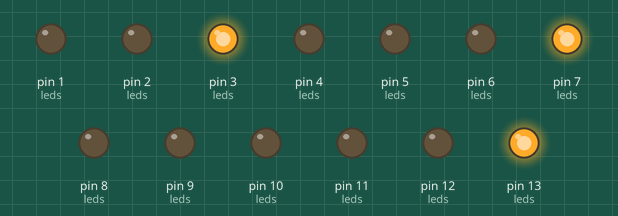
This sketch was run on a simulated Arduino Uno, built with avr-gcc and run on an emulated ATmega328P. Shown: output pins drawn as LEDs (lit = HIGH). The local clock reads 2024-03-15 10:24:30 at power-on unless the sketch sets it.

Above: at 0.1 s.
At 30.2 s:
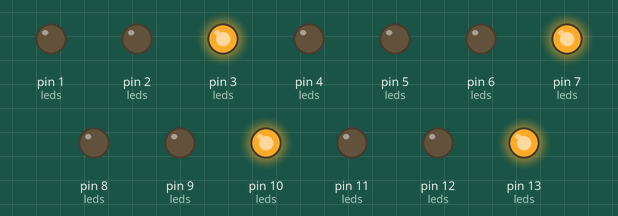
At 90.1 s:
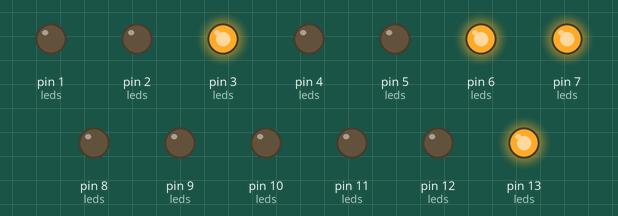
Timing chart, 0 to 91.6 s (numbered marks = the images above):
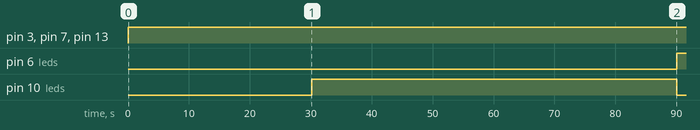

The sketch:

binaryclock_RTC_v1.0.ino
```cpp
#include <DS3231.h>

DS3231  rtc(SDA, SCL);// Init the DS3231 using the hardware interface

Time  t;// Init a Time-data structure

int second=0, minute=0, hour=0; //start the time on 00:00:00
int munit,hunit,minuteTens,hourTens,valm=0,valh=0,ledstats,i;

// LEDS positions matrix
int leds[4][4] = {
 {17,2,17,1},
 {17,5,4,3},
 {9,8,7,6},
 {13,12,11,10}
};

void setup() {
  //set outputs
  for(int k=1;k<=13;k++) {
    pinMode(k, OUTPUT);
    digitalWrite(k, LOW);

  }
  //Serial.begin(9600);
  //Serial.println("setup...");
  //pinMode(A1, INPUT);
  //pinMode(A2, INPUT);
  rtc.begin();
}

void loop() {
  t = rtc.getTime();
  second = t.sec;
  minute = t.min;
  hour = t.hour;
  //Serial.println(second);


  munit = (int) (minute%10); //sets the variable munit and hunit for the unit digits
  hunit = (int) (hour%10);
  minuteTens = (int)(minute/10);
  hourTens = (int)(hour/10);
  //minutes units
  if(munit & 1)       {digitalWrite(leds[3][3], HIGH);} else {digitalWrite(leds[3][3],LOW);}
  if(munit & 2)       {digitalWrite(leds[2][3], HIGH);} else {digitalWrite(leds[2][3],LOW);}
  if(munit & 4)       {digitalWrite(leds[1][3], HIGH);} else {digitalWrite(leds[1][3],LOW);}
  if(munit & 8)       {digitalWrite(leds[0][3], HIGH);} else {digitalWrite(leds[0][3],LOW);}

  //minutes
  if(minuteTens & 1)  {digitalWrite(leds[3][2], HIGH);} else {digitalWrite(leds[3][2],LOW);}
  if(minuteTens & 2)  {digitalWrite(leds[2][2], HIGH);} else {digitalWrite(leds[2][2],LOW);}
  if(minuteTens & 4)  {digitalWrite(leds[1][2], HIGH);} else {digitalWrite(leds[1][2],LOW);}

  //hour units
  if(hunit & 1)       {digitalWrite(leds[3][1], HIGH);} else {digitalWrite(leds[3][1],LOW);}
  if(hunit & 2)       {digitalWrite(leds[2][1], HIGH);} else {digitalWrite(leds[2][1],LOW);}
  if(hunit & 4)       {digitalWrite(leds[1][1], HIGH);} else {digitalWrite(leds[1][1],LOW);}
  if(hunit & 8)       {digitalWrite(leds[0][1], HIGH);} else {digitalWrite(leds[0][1],LOW);}

  //hour
  if(hourTens & 1)  {digitalWrite(leds[3][0], HIGH);} else {digitalWrite(leds[3][0],LOW);}
  if(hourTens & 2)  {digitalWrite(leds[2][0], HIGH);} else {digitalWrite(leds[2][0],LOW);}

   //valm = digitalRead(A1);    // add one minute when pressed
   //if(valm== HIGH) {
   //minute++;
   //second=0;
   //rtc.setTime(hour, minute, second);
   //delay(250);
  //}

  //valh = digitalRead(A2);    // add one hour when pressed
   //if(valh==HIGH) {
   //hour++;
   //second=0;
   //rtc.setTime(hour, minute, second);
   //delay(250);
  //}
  delay(500);
}
```

Measured:
- by itself, pin 3 (leds), pin 7 (leds), pin 13 (leds): LOW → HIGH at 0.00 s
- by itself, pin 6 (leds): LOW → HIGH at 90.1 s
- by itself, pin 10 (leds): LOW → HIGH at 30.2 s, → LOW 59.9 s later
